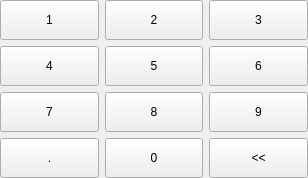
<?xml version="1.0" encoding="UTF-8"?>
<ui version="4.0">
 <class>lds_key3x4</class>
 <widget class="QWidget" name="lds_key3x4">
  <property name="geometry">
   <rect>
    <x>0</x>
    <y>0</y>
    <width>308</width>
    <height>178</height>
   </rect>
  </property>
  <property name="windowTitle">
   <string>Form</string>
  </property>
  <layout class="QGridLayout" name="gridLayout">
   <property name="leftMargin">
    <number>0</number>
   </property>
   <property name="topMargin">
    <number>0</number>
   </property>
   <property name="rightMargin">
    <number>0</number>
   </property>
   <property name="bottomMargin">
    <number>0</number>
   </property>
   <item row="1" column="1">
    <widget class="public_pushbutton_numkey" name="pushButton_num5">
     <property name="sizePolicy">
      <sizepolicy hsizetype="Expanding" vsizetype="Expanding">
       <horstretch>0</horstretch>
       <verstretch>0</verstretch>
      </sizepolicy>
     </property>
     <property name="minimumSize">
      <size>
       <width>0</width>
       <height>40</height>
      </size>
     </property>
     <property name="focusPolicy">
      <enum>Qt::NoFocus</enum>
     </property>
     <property name="styleSheet">
      <string notr="true"/>
     </property>
     <property name="text">
      <string>5</string>
     </property>
     <property name="outer_stylesheet" stdset="0">
      <string>pushbutton_key</string>
     </property>
    </widget>
   </item>
   <item row="0" column="0">
    <widget class="public_pushbutton_numkey" name="pushButton_num1">
     <property name="sizePolicy">
      <sizepolicy hsizetype="Expanding" vsizetype="Expanding">
       <horstretch>0</horstretch>
       <verstretch>0</verstretch>
      </sizepolicy>
     </property>
     <property name="minimumSize">
      <size>
       <width>0</width>
       <height>40</height>
      </size>
     </property>
     <property name="focusPolicy">
      <enum>Qt::NoFocus</enum>
     </property>
     <property name="styleSheet">
      <string notr="true"/>
     </property>
     <property name="text">
      <string>1</string>
     </property>
     <property name="outer_stylesheet" stdset="0">
      <string>pushbutton_key</string>
     </property>
    </widget>
   </item>
   <item row="0" column="1">
    <widget class="public_pushbutton_numkey" name="pushButton_num2">
     <property name="sizePolicy">
      <sizepolicy hsizetype="Expanding" vsizetype="Expanding">
       <horstretch>0</horstretch>
       <verstretch>0</verstretch>
      </sizepolicy>
     </property>
     <property name="minimumSize">
      <size>
       <width>0</width>
       <height>40</height>
      </size>
     </property>
     <property name="focusPolicy">
      <enum>Qt::NoFocus</enum>
     </property>
     <property name="styleSheet">
      <string notr="true"/>
     </property>
     <property name="text">
      <string>2</string>
     </property>
     <property name="outer_stylesheet" stdset="0">
      <string>pushbutton_key</string>
     </property>
    </widget>
   </item>
   <item row="3" column="2">
    <widget class="QPushButton" name="pushButton_backspace">
     <property name="sizePolicy">
      <sizepolicy hsizetype="Expanding" vsizetype="Expanding">
       <horstretch>0</horstretch>
       <verstretch>0</verstretch>
      </sizepolicy>
     </property>
     <property name="minimumSize">
      <size>
       <width>0</width>
       <height>40</height>
      </size>
     </property>
     <property name="focusPolicy">
      <enum>Qt::NoFocus</enum>
     </property>
     <property name="styleSheet">
      <string notr="true">font-weight:normal;</string>
     </property>
     <property name="text">
      <string>&lt;&lt;</string>
     </property>
     <property name="outer_stylesheet" stdset="0">
      <string>pushbutton_key</string>
     </property>
    </widget>
   </item>
   <item row="2" column="0">
    <widget class="public_pushbutton_numkey" name="pushButton_num7">
     <property name="sizePolicy">
      <sizepolicy hsizetype="Expanding" vsizetype="Expanding">
       <horstretch>0</horstretch>
       <verstretch>0</verstretch>
      </sizepolicy>
     </property>
     <property name="minimumSize">
      <size>
       <width>0</width>
       <height>40</height>
      </size>
     </property>
     <property name="focusPolicy">
      <enum>Qt::NoFocus</enum>
     </property>
     <property name="styleSheet">
      <string notr="true"/>
     </property>
     <property name="text">
      <string>7</string>
     </property>
     <property name="outer_stylesheet" stdset="0">
      <string>pushbutton_key</string>
     </property>
    </widget>
   </item>
   <item row="0" column="2">
    <widget class="public_pushbutton_numkey" name="pushButton_num3">
     <property name="sizePolicy">
      <sizepolicy hsizetype="Expanding" vsizetype="Expanding">
       <horstretch>0</horstretch>
       <verstretch>0</verstretch>
      </sizepolicy>
     </property>
     <property name="minimumSize">
      <size>
       <width>0</width>
       <height>40</height>
      </size>
     </property>
     <property name="focusPolicy">
      <enum>Qt::NoFocus</enum>
     </property>
     <property name="styleSheet">
      <string notr="true"/>
     </property>
     <property name="text">
      <string>3</string>
     </property>
     <property name="outer_stylesheet" stdset="0">
      <string>pushbutton_key</string>
     </property>
    </widget>
   </item>
   <item row="1" column="2">
    <widget class="public_pushbutton_numkey" name="pushButton_num6">
     <property name="sizePolicy">
      <sizepolicy hsizetype="Expanding" vsizetype="Expanding">
       <horstretch>0</horstretch>
       <verstretch>0</verstretch>
      </sizepolicy>
     </property>
     <property name="minimumSize">
      <size>
       <width>0</width>
       <height>40</height>
      </size>
     </property>
     <property name="focusPolicy">
      <enum>Qt::NoFocus</enum>
     </property>
     <property name="styleSheet">
      <string notr="true"/>
     </property>
     <property name="text">
      <string>6</string>
     </property>
     <property name="outer_stylesheet" stdset="0">
      <string>pushbutton_key</string>
     </property>
    </widget>
   </item>
   <item row="3" column="1">
    <widget class="public_pushbutton_numkey" name="pushButton_num0">
     <property name="sizePolicy">
      <sizepolicy hsizetype="Expanding" vsizetype="Expanding">
       <horstretch>0</horstretch>
       <verstretch>0</verstretch>
      </sizepolicy>
     </property>
     <property name="minimumSize">
      <size>
       <width>0</width>
       <height>40</height>
      </size>
     </property>
     <property name="focusPolicy">
      <enum>Qt::NoFocus</enum>
     </property>
     <property name="styleSheet">
      <string notr="true"/>
     </property>
     <property name="text">
      <string>0</string>
     </property>
     <property name="outer_stylesheet" stdset="0">
      <string>pushbutton_key</string>
     </property>
    </widget>
   </item>
   <item row="2" column="1">
    <widget class="public_pushbutton_numkey" name="pushButton_num8">
     <property name="sizePolicy">
      <sizepolicy hsizetype="Expanding" vsizetype="Expanding">
       <horstretch>0</horstretch>
       <verstretch>0</verstretch>
      </sizepolicy>
     </property>
     <property name="minimumSize">
      <size>
       <width>0</width>
       <height>40</height>
      </size>
     </property>
     <property name="focusPolicy">
      <enum>Qt::NoFocus</enum>
     </property>
     <property name="text">
      <string>8</string>
     </property>
     <property name="outer_stylesheet" stdset="0">
      <string>pushbutton_key</string>
     </property>
    </widget>
   </item>
   <item row="1" column="0">
    <widget class="public_pushbutton_numkey" name="pushButton_num4">
     <property name="sizePolicy">
      <sizepolicy hsizetype="Expanding" vsizetype="Expanding">
       <horstretch>0</horstretch>
       <verstretch>0</verstretch>
      </sizepolicy>
     </property>
     <property name="minimumSize">
      <size>
       <width>0</width>
       <height>40</height>
      </size>
     </property>
     <property name="focusPolicy">
      <enum>Qt::NoFocus</enum>
     </property>
     <property name="styleSheet">
      <string notr="true"/>
     </property>
     <property name="text">
      <string>4</string>
     </property>
     <property name="outer_stylesheet" stdset="0">
      <string>pushbutton_key</string>
     </property>
    </widget>
   </item>
   <item row="2" column="2">
    <widget class="public_pushbutton_numkey" name="pushButton_num9">
     <property name="sizePolicy">
      <sizepolicy hsizetype="Expanding" vsizetype="Expanding">
       <horstretch>0</horstretch>
       <verstretch>0</verstretch>
      </sizepolicy>
     </property>
     <property name="minimumSize">
      <size>
       <width>0</width>
       <height>40</height>
      </size>
     </property>
     <property name="focusPolicy">
      <enum>Qt::NoFocus</enum>
     </property>
     <property name="styleSheet">
      <string notr="true"/>
     </property>
     <property name="text">
      <string>9</string>
     </property>
     <property name="outer_stylesheet" stdset="0">
      <string>pushbutton_key</string>
     </property>
    </widget>
   </item>
   <item row="3" column="0">
    <widget class="public_pushbutton_numkey" name="pushButton_dot">
     <property name="sizePolicy">
      <sizepolicy hsizetype="Expanding" vsizetype="Expanding">
       <horstretch>0</horstretch>
       <verstretch>0</verstretch>
      </sizepolicy>
     </property>
     <property name="minimumSize">
      <size>
       <width>60</width>
       <height>40</height>
      </size>
     </property>
     <property name="focusPolicy">
      <enum>Qt::NoFocus</enum>
     </property>
     <property name="styleSheet">
      <string notr="true"/>
     </property>
     <property name="text">
      <string>.</string>
     </property>
     <property name="outer_stylesheet" stdset="0">
      <string>pushbutton_key</string>
     </property>
    </widget>
   </item>
  </layout>
 </widget>
 <customwidgets>
  <customwidget>
   <class>public_pushbutton_numkey</class>
   <extends>QPushButton</extends>
   <header>public_pushbutton_numkey.h</header>
  </customwidget>
 </customwidgets>
 <resources/>
 <connections/>
</ui>
